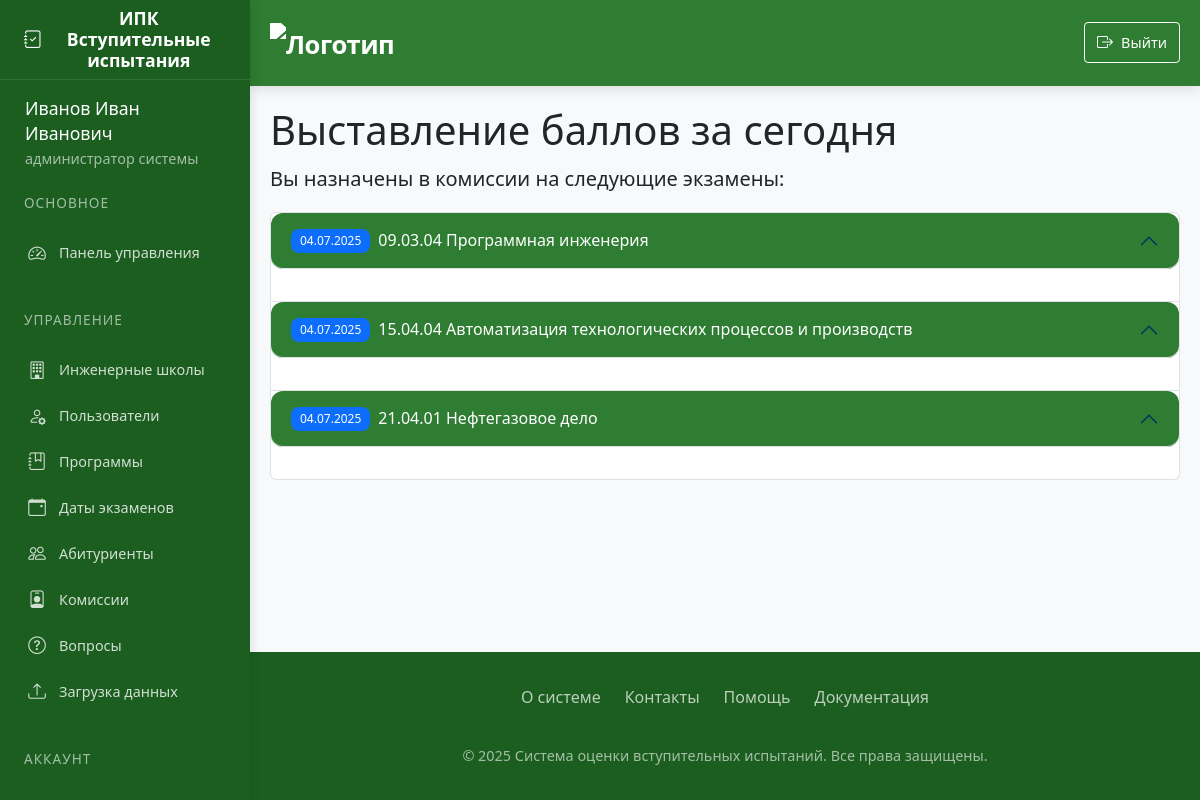
/enter_scores (signed in), run on the app's committed database.
### app/models.py (models this page shows, shortened)
class User(UserMixin, db.Model):
    id = db.Column(db.Integer, primary_key=True)
    username = db.Column(db.String(80), unique=True, nullable=False)
    password = db.Column(db.String(120), nullable=False)
    full_name = db.Column(db.String(100), nullable=False)
    position = db.Column(db.String(100), nullable=False)
    role = db.Column(db.String(20), nullable=False)  # 'admin', 'secretary', 'commission'
    school_id = db.Column(db.Integer, db.ForeignKey('engineering_school.id'))
    engineering_school = db.relationship('EngineeringSchool', backref='users')
    commission_members = db.relationship('CommissionMember', back_populates='user', cascade='all, delete-orphan')
    standard_commissions = db.relationship('StandardCommission', back_populates='user', cascade='all, delete-orphan')

class ExamDate(db.Model):
    id = db.Column(db.Integer, primary_key=True)
    date = db.Column(db.DateTime, nullable=False)
    program_id = db.Column(db.Integer, db.ForeignKey('program.id'), nullable=False)
    commission = db.relationship('CommissionMember', backref='exam_date', lazy=True, cascade='all, delete-orphan')  # Каскад
    applicants = db.relationship('Applicant', backref='exam_date', lazy=True,cascade='all, delete-orphan',passive_deletes=True)

class Program(db.Model):
    id = db.Column(db.Integer, primary_key=True)
    code = db.Column(db.String(50), nullable=False)
    name = db.Column(db.String(200), nullable=False)
    school_id = db.Column(db.Integer, db.ForeignKey('engineering_school.id'))
    questions = db.relationship('Question', backref='program', lazy=True, cascade='all, delete-orphan')
    standard_commission = db.relationship('StandardCommission', backref='program', lazy=True, cascade='all, delete-orphan')
    applicants = db.relationship('Applicant', backref='program', lazy=True, cascade='all, delete-orphan', passive_deletes=True)
    exam_dates = db.relationship('ExamDate', backref='program', lazy=True, cascade='all, delete-orphan',passive_deletes=True)
    oop = db.relationship("Oop", backref='program', lazy=True, cascade='all, delete-orphan')  # Важно: cascade

### app/routes.py (the view)
@routes.route('/enter_scores')
@login_required
def enter_scores():
    if current_user.role not in ['admin', 'secretary', 'commission']:
        abort(403)
    today = date.today()
    exam_dates = ExamDate.query.join(CommissionMember).filter(
        db.func.date(ExamDate.date) == today,
        CommissionMember.user_id == current_user.id
    ).all()
    return render_template('enter_scores.html', exam_dates=exam_dates)

### app/templates/enter_scores.html (shortened to what this page needs)
{% extends "base.html" %}
{% block content %}
<div class="spacer-lg">
    <h1>Выставление баллов за сегодня</h1>
    {% if exam_dates %}
    <p class="lead">Вы назначены в комиссии на следующие экзамены:</p>
    <div class="accordion elegant-accordion" id="examsAccordion">
        {% for exam_date in exam_dates %}
        <div class="accordion-item">
            <h2 class="accordion-header" id="heading{{ loop.index }}">
                <button class="accordion-button" type="button" data-bs-toggle="collapse"
                        data-bs-target="#collapse{{ loop.index }}" aria-expanded="true"
                        aria-controls="collapse{{ loop.index }}">
                    <span class="badge bg-primary me-2">{{ exam_date.date.strftime('%d.%m.%Y') }}</span>
                    {{ exam_date.program.code }} {{ exam_date.program.name }}
                </button>
            </h2>
            <div id="collapse{{ loop.index }}" class="accordion-collapse collapse show"
                 aria-labelledby="heading{{ loop.index }}" data-bs-parent="#examsAccordion">
                <div class="accordion-body">
                </div>
            </div>
        </div>
        {% endfor %}
    </div>
    {% endif %}
</div>
{% endblock %}

### app/templates/base.html (shortened to what this page needs)
<!DOCTYPE html>
<html lang="ru">
<head>
    <link href="https://cdn.jsdelivr.net/npm/bootstrap@5.3.0/dist/css/bootstrap.min.css" rel="stylesheet">
    <link rel="stylesheet" href="https://cdn.jsdelivr.net/npm/bootstrap-icons@1.10.0/font/bootstrap-icons.css">
    <link rel="stylesheet" href="{{ url_for('static', filename='style.css') }}">
</head>
<body>
    <aside class="sidebar" id="sidebar">
        <div class="sidebar-header">
            <h3 class="sidebar-title">
                <i class="bi bi-journal-check"></i>
                <span>ИПК Вступительные испытания</span>
            </h3>
        </div>
        <nav class="sidebar-menu">
    {% if current_user.is_authenticated %}
            <div class="user-info">
            <div class="user-name">{{ current_user.full_name }}</div>
            <div class="user-role-text">
                {% if current_user.role == 'admin' %}
                    администратор системы
                {% elif current_user.role == 'secretary' %}
                    ответственный секретарь отборочной комиссии
                    {% if current_user.engineering_school %} {{ current_user.engineering_school.name }} {% endif %}
                {% elif current_user.role == 'commission' %}
                    преподаватель
                    {% if current_user.engineering_school %} {{ current_user.engineering_school.name }} {% endif %}
                {% else %}
                    {{ current_user.role }}
                {% endif %}
            </div>
        </div>
                <div class="menu-section">
                    <div class="menu-section-title">Основное</div>
                    {% if current_user.role == 'admin' %}
                        <a href="{{ url_for('routes.admin_dashboard') }}" class="menu-item {% if request.endpoint == 'routes.admin_dashboard' %}active{% endif %}">
                            <i class="bi bi-speedometer2"></i>
                            <span>Панель управления</span>
                        </a>
                    {% elif current_user.role == 'secretary' %}
                        <a href="{{ url_for('routes.secretary_dashboard') }}" class="menu-item {% if request.endpoint == 'routes.secretary_dashboard' %}active{% endif %}">
                            <i class="bi bi-speedometer2"></i>
                            <span>Панель секретаря</span>
                        </a>
                    {% elif current_user.role == 'teacher' %}
                        <a href="{{ url_for('routes.teacher_dashboard') }}" class="menu-item {% if request.endpoint == 'routes.teacher_dashboard' %}active{% endif %}">
                            <i class="bi bi-speedometer2"></i>
                            <span>Панель преподавателя</span>
                        </a>
                    {% elif current_user.role == 'student' %}
                        <a href="{{ url_for('routes.student_dashboard') }}" class="menu-item {% if request.endpoint == 'routes.student_dashboard' %}active{% endif %}">
                            <i class="bi bi-speedometer2"></i>
                            <span>Мои тесты</span>
                        </a>
                    {% endif %}
                </div>
                {% if current_user.role in ['admin', 'secretary'] %}
                <div class="menu-section">
                    <div class="menu-section-title">Управление</div>
                    {% if current_user.role == 'admin' %}
                        <a href="{{ url_for('routes.engineering_schools') }}" class="menu-item {% if request.endpoint == 'routes.engineering_schools' %}active{% endif %}">
                            <i class="bi bi-building"></i>
                            <span>Инженерные школы</span>
                        </a>
                        <a href="{{ url_for('routes.users') }}" class="menu-item {% if request.endpoint == 'routes.users' %}active{% endif %}">
                            <i class="bi bi-person-gear"></i>
                            <span>Пользователи</span>
                        </a>
                    {% endif %}
                    <a href="{{ url_for('routes.programs') }}" class="menu-item {% if request.endpoint == 'routes.programs' %}active{% endif %}">
                        <i class="bi bi-journal-bookmark"></i>
                        <span>Программы</span>
                    </a>
                    <a href="{{ url_for('routes.exam_dates') }}" class="menu-item {% if request.endpoint == 'routes.exam_dates' %}active{% endif %}">
                        <i class="bi bi-calendar-event"></i>
                        <span>Даты экзаменов</span>
                    </a>
                    <a href="{{ url_for('routes.applicants') }}" class="menu-item {% if request.endpoint == 'routes.applicants' %}active{% endif %}">
                        <i class="bi bi-people"></i>
                        <span>Абитуриенты</span>
                    </a>
                    <a href="{{ url_for('routes.standard_commission') }}" class="menu-item {% if request.endpoint == 'routes.standard_commission' %}active{% endif %}">
                        <i class="bi bi-person-badge"></i>
                        <span>Комиссии</span>
                    </a>
                    <a href="{{ url_for('routes.questions') }}" class="menu-item {% if request.endpoint == 'routes.questions' %}active{% endif %}">
                        <i class="bi bi-question-circle"></i>
                        <span>Вопросы</span>
                    </a>
                    <a href="{{ url_for('routes.upload_schedule') }}" class="menu-item {% if request.endpoint == 'routes.upload_schedule' %}active{% endif %}">
                        <i class="bi bi-upload"></i>
                        <span>Загрузка данных</span>
                    </a>
                </div>
                {% endif %}
                <div class="menu-section">
                    <div class="menu-section-title">Аккаунт</div>
                    <a href="{{ url_for('routes.logout') }}" class="menu-item">
                        <i class="bi bi-box-arrow-right"></i>
                    </a>
                </div>
            {% endif %}
        </nav>
    </aside>
    <div class="main-wrapper">
        <header class="main-header">
            <div class="header-container">
                <div class="header-left">
                    <a href="{{ url_for('routes.home') }}" class="logo">
                        <img src="https://apply.tpu.ru/images/2022/footer-logo-ru.svg" alt="Логотип">
                    </a>
                </div>
                <nav class="user-nav">
                    {% if current_user.is_authenticated %}
                    <a href="{{ url_for('routes.logout') }}" class="logout-btn">
                        <i class="bi bi-box-arrow-right"></i>
                        <span>Выйти</span>
                    </a>
                    {% else %}
                    <a href="{{ url_for('routes.login') }}" class="outline-btn">
                        <i class="bi bi-box-arrow-in-right"></i>
                        <span>Войти</span>
                    </a>
                    {% endif %}
                </nav>
            </div>
        </header>
        <main class="main-content">
        {% block content %}{% endblock %}
    </main>
        <footer class="main-footer">
            <div class="footer-content">
                <div class="footer-links">
                    <a href="#" class="footer-link">О системе</a>
                    <a href="#" class="footer-link">Контакты</a>
                    <a href="#" class="footer-link">Помощь</a>
                    <a href="#" class="footer-link">Документация</a>
                </div>
                <div class="footer-copyright">
                    &copy; 2025 Система оценки вступительных испытаний. Все права защищены.
                </div>
            </div>
        </footer>
    </div>
</body>
</html>

### static/style.css (style rules this page uses)
:root { --primary: #0d6efd; --secondary: #6c757d; --success: #198754; --info: #0dcaf0; --warning: #ffc107; --danger: #dc3545; --light: #f8f9fa; --dark: #212529; }
body { font-family: 'Segoe UI', Tahoma, Geneva, Verdana, sans-serif; background-color: #f8fafc; color: #333; }
header { box-shadow: 0 2px 10px rgba(0, 0, 0, 0.1); z-index: 1030; }
.badge { font-weight: 500; padding: 0.5em 0.75em; border-radius: 0.5rem; }
.accordion-button { font-weight: 500; padding: 1rem 1.25rem; border-radius: 0.75rem !important; }
.accordion-button:not(.collapsed) { background-color: var(--primary); color: white; }

### data on the page
User: full_name "Иванов Иван Иванович"
ExamDate: date "04.07.2025", program.code "09.03.04", program.name "Программная инженерия"
ExamDate: date "04.07.2025", program.code "15.04.04", program.name "Автоматизация технологических процессов и производств"
ExamDate: date "04.07.2025", program.code "21.04.01", program.name "Нефтегазовое дело"
